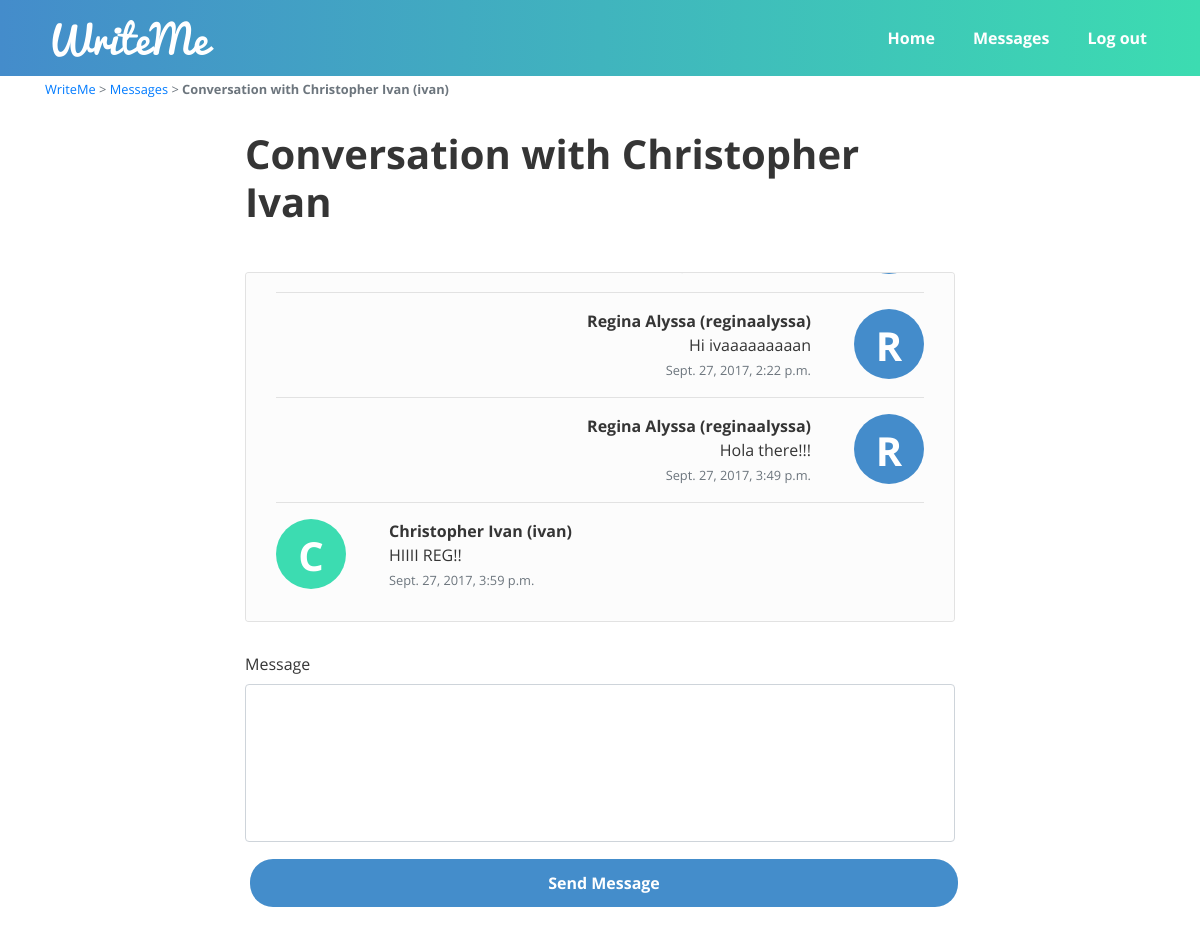
Page /messages/ivan/ (signed in) on the earlier database version.
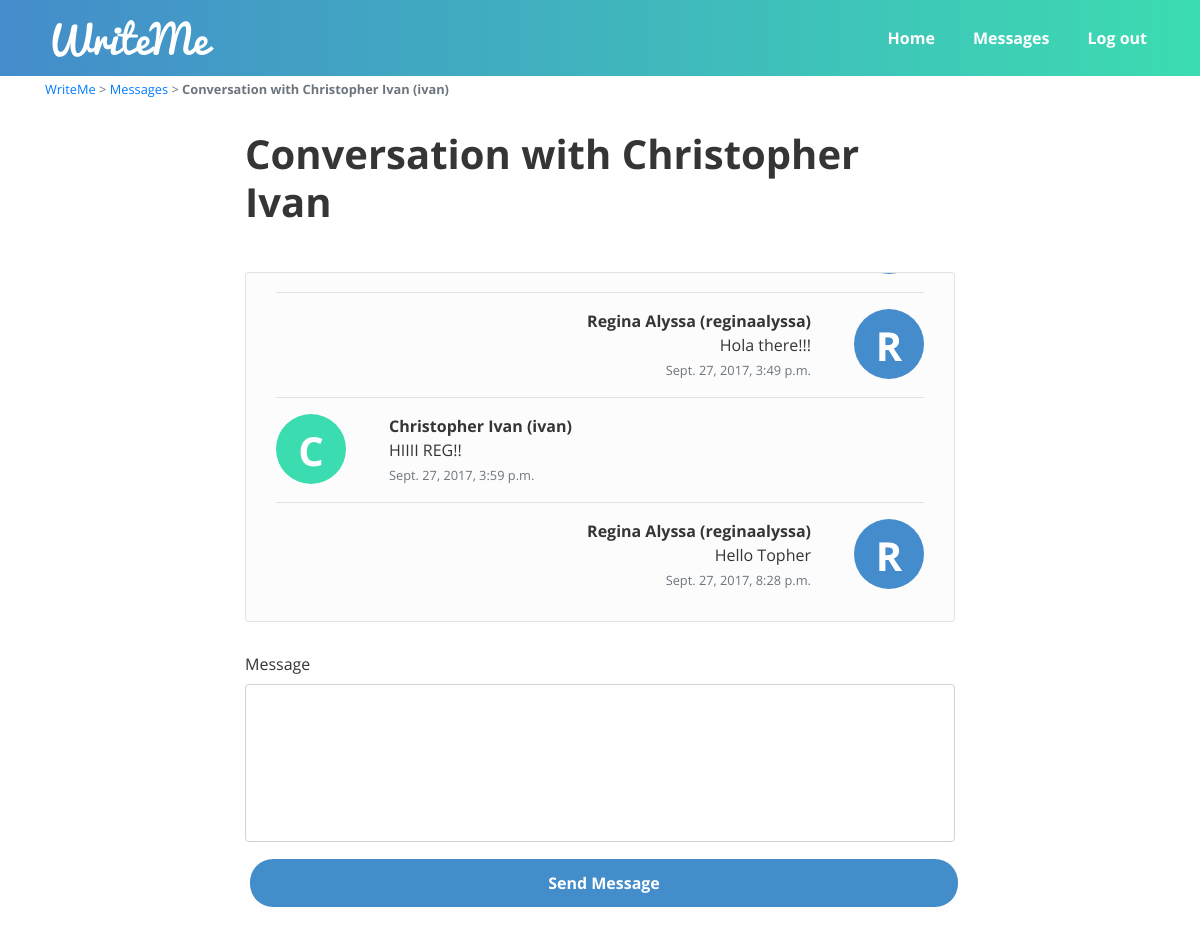
Same page on the later database version.
### messaging/models.py (models this page shows)
class Message(models.Model):
    conversation = models.ForeignKey(Conversation)
    sender = models.ForeignKey(User)
    message = models.TextField()
    timestamp = models.DateTimeField(auto_now_add=True)
    unread_flag = models.BooleanField(default=True)

### messaging/views.py (the view, shortened to what this page needs)
# urls.py: url(r'^(?P<username>\w+)/$', ConversationMessagesListView.as_view(), name='conversation'),
class ConversationMessagesListView(NewMessageView):
    template_name = "messaging/conversation.html"
    form_class = NewMessageHiddenUserForm
    def get_queryset(self):
        user1 = self.request.user
        user2 = User.objects.get(username=self.kwargs.get('username'))
        try:
            conversation = Conversation.objects.get(
                (Q(user1=user1) & Q(user2=user2)) |
                (Q(user1=user2) & Q(user2=user1))
            )
        except Conversation.DoesNotExist:
            print("Did not retrieve conversation.")
            return None
        messages_list = Message.objects.filter(conversation=conversation).order_by('timestamp')
        messages_list.exclude(sender=user1).update(unread_flag=False)
        return messages_list
    def get_context_data(self, **kwargs):
        context = super(ConversationMessagesListView, self).get_context_data(**kwargs)
        context['conversation_user'] = get_object_or_404(User, username=self.kwargs.get('username'))
        context['messages_list'] = self.get_queryset()
        return context

### messaging/forms.py
class NewMessageHiddenUserForm(NewMessageForm):
    username = forms.CharField(widget=forms.HiddenInput())
    message = forms.CharField(widget=forms.Textarea(attrs={'rows': 6}))

### messaging/views.py (called while the page is built)
    def get_initial(self):
        initial = super(NewMessageView, self).get_initial()
        initial['username'] = self.kwargs.get('username')
        return initial

### messaging/templates/messaging/conversation.html (shortened to what this page needs)
{% extends "base.html" %}
{% block stylesheet %}
    {% load static %}
    <link rel="stylesheet" href="{% static 'messaging/css/messaging.css' %}">
{% endblock %}
{% block content %}
    <div class="container">
        <small class="text-muted">
            <a href="{% url 'home' %}">WriteMe</a> >
            <a href="{% url 'messaging:messages' %}">Messages</a> >
            <span class="text-bold">Conversation with {{ conversation_user.first_name }} {{ conversation_user.last_name }} ({{ conversation_user.username }})</span>
        </small>
        <div class="main-container">
            <div class="row">
                <div class="col-md-8 mx-auto">
                    <h1 class="margin-0 main-header">Conversation with {{ conversation_user.first_name }} {{ conversation_user.last_name }}</h1>
                    <div class="container" id="conversation-messages-container">
                        <div class="row">
                            {% if messages_list %}
                                {% for message in messages_list %}
                                    <div class="col-md-12 conversation-message-entry mx-auto">
                                        <hr>
                                        <div class="row">
                                            {% if message.sender == user %}
                                                        <div class="col-lg-10 col-9 text-right">
                                                            <p class="text-bold margin-0">
                                                                {{ message.sender.first_name }} {{ message.sender.last_name }} ({{ message.sender.username }})
                                                            </p>
                                                            <p class="margin-0">{{ message.message }}</p>
                                                            <small class="text-muted">
                                                                {{ message.timestamp }}
                                                            </small>
                                                        </div>
                                                        <div class="col-lg-2 col-3">
                                                            <div class="btn btn-md btn-circle btn-sender margin-0 float-right">{{ message.sender.first_name|make_list|first }}</div>
                                                        </div>
                                            {% else %}
                                                <div class="col-lg-2 col-3">
                                                    <div class="btn btn-md btn-circle margin-0">{{ message.sender.first_name|make_list|first }}</div>
                                                </div>
                                                <div class="col-lg-10 col-9">
                                                    <p class="text-bold margin-0">
                                                        {{ message.sender.first_name }} {{ message.sender.last_name }} ({{ message.sender.username }})
                                                    </p>
                                                    <p class="margin-0">{{ message.message }}</p>
                                                    <small class="text-muted">
                                                        {{ message.timestamp }}
                                                    </small>
                                                </div>
                                            {% endif %}
                                        </div>
                                    </div>
                                {% endfor %}
                            {% else %}
                                <p>You haven't made a conversation with {{ conversation_user.first_name }} yet.</p>
                            {% endif %}
                        </div>
                    </div>
                </div>
                <div class="container" id="conversation-send-message-container">
                    <div class="row">
                        <div class="col-md-8 mx-auto">
                            <form action="" method="post">
                                {% load crispy_forms_tags %}
                                {{ form|crispy }}
                                <button type="submit" class="btn btn-md form-control blue-button">Send Message</button>
                            </form>
                        </div>
                    </div>
                </div>
            </div>
        </div>
    </div>
{% endblock %}

### templates/base.html (shortened to what this page needs)
<!DOCTYPE html>
<html lang="en">
<head>
    <link rel="stylesheet" href="https://maxcdn.bootstrapcdn.com/bootstrap/4.0.0-beta/css/bootstrap.min.css">
    <link rel="stylesheet" href="https://maxcdn.bootstrapcdn.com/font-awesome/4.7.0/css/font-awesome.min.css">
    {% load static %}
    <link rel="stylesheet" href="{% static 'css/style.css' %}">
    {% block stylesheet %}{% endblock %}
</head>
<body>
{% block navbar %}
    <nav class="navbar navbar-expand-lg navbar-dark navbar-custom navbar-default sticky-top" id="main-navbar">
        <div class="container">
            <a class="navbar-brand" href="{% url 'home' %}">WriteMe</a>
            <div class="collapse navbar-collapse" id="writeme-navbar">
                {% if user.is_authenticated %}
                    <ul class="navbar-nav ml-auto">
                        <li class="nav-item"><a class="nav-link" href="{% url 'home' %}">Home</a></li>
                        <li class="nav-item"><a class="nav-link" href="{% url 'messaging:messages' %}">Messages</a></li>
                        <li class="nav-item"><a class="nav-link" href="{% url 'logout' %}">Log out</a></li>
                    </ul>
                {% else %}
                    <ul class="navbar-nav ml-auto">
                        <li class="nav-item"><a class="nav-link" href="{% url 'login' %}">Log in</a></li>
                        <li class="nav-item"><a class="nav-link" href="{% url 'signup' %}">Sign up</a></li>
                    </ul>
                {% endif %}
            </div>
        </div>
    </nav>
{% endblock %}
{% block content %}{% endblock %}
</body>
</html>

### static/css/style.css (style rules this page uses)
html { height: 100%; min-height: 410px; min-width: 590px; }
body { height: 100%; font-family: "OpenSans-Regular", sans-serif; color: #353535; }
textarea { resize: none; }
.text-bold { font-family: "OpenSans-Bold", sans-serif; }
.margin-0 { margin: 0; }
.main-header { font-family: "OpenSans-Bold", sans-serif; margin-bottom: 1rem; }
.main-container { padding: 30px 15px; }
.blue-button, .teal-button { font-family: "OpenSans-Bold", sans-serif; padding: .75rem 1.75rem; border-radius: 1.5rem; margin: 0 0.25rem 1rem 0.25rem; }
.blue-button { background-color: #448dcb; color: #ffffff; }
.btn-circle { width: 70px; height: 70px; text-align: center; padding: auto; margin-right: 40px; font-size: 40px; border-radius: 35px; background-color: #3cdcb1; color: #ffffff; font-family: "OpenSans-Bold", sans-serif; }
#main-navbar .navbar-brand { font-family: "Pacifico", sans-serif; font-size: 2.5rem; color: #ffffff; padding: 0; }
.navbar-custom { background-color: #448ccb; background: -webkit-linear-gradient(left, #448ccb, #3cdcb1); background: -o-linear-gradient(right, #448ccb, #3cdcb1); background: -moz-linear-gradient(right, #448ccb, #3cdcb1); background: linear-gradient(to right, #448ccb, #3cdcb1); }
.navbar-custom .nav-item .nav-link { color: #ffffff; font-family: "OpenSans-Bold", sans-serif; padding-left: 30px; }

### messaging/static/messaging/css/messaging.css (style rules this page uses)
.btn-sender { background-color: #448ccb; }
.btn-circle { margin-right: 0; }
#conversation-messages-container { background-color: #fcfcfc; border: 1px solid rgba(0,0,0,.1); padding: 30px; border-radius: .25rem; float:left; overflow-y: auto; height: 350px; }
#conversation-send-message-container, #conversation-messages-container { margin-top: 30px; }

Differences in the rows shown:
no longer on this page (row unchanged): Message: sender.first_name "Regina", sender.last_name "Alyssa", sender.username "reginaalyssa", message "Hi ivaaaaaaaaan", timestamp "Sept. 27, 2017, 2:22 p.m.", sender.first_name|make_list "R"
added Message: sender.first_name "Regina", sender.last_name "Alyssa", sender.username "reginaalyssa", message "Hello Topher", timestamp "Sept. 27, 2017, 8:28 p.m.", sender.first_name|make_list "R"
